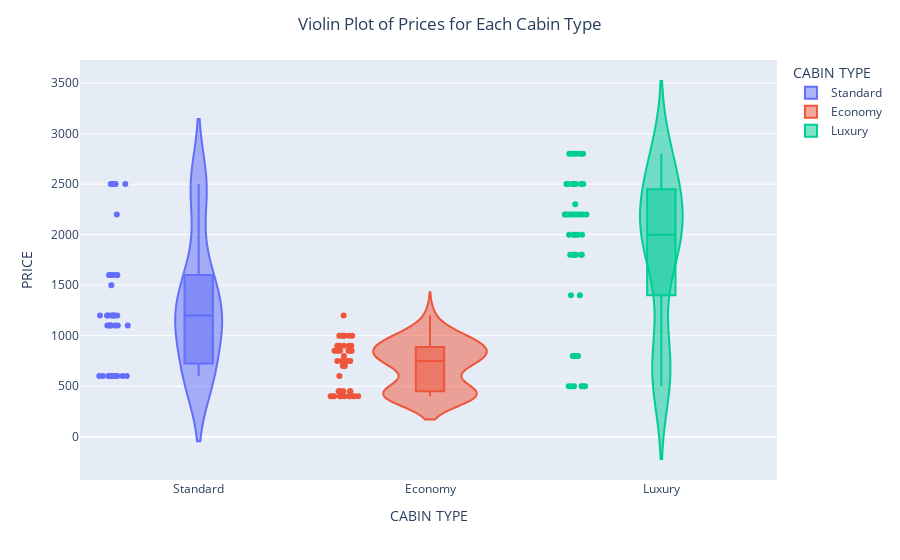

This figure's notebook cell:
### Code cell
# Violin plot using Plotly Express
fig = px.violin(df, x='CABIN TYPE', y='PRICE', box=True, points='all', color='CABIN TYPE', hover_data=df.columns)

# Set the title
fig.update_layout(title_text='Violin Plot of Prices for Each Cabin Type', title_x=0.5)

# Display the plot
fig.show()

#### Explanation:
#### - The code utilizes Plotly Express (px) to create a violin plot of 'PRICE' for each 'CABIN TYPE'.
#### - The 'box=True' parameter adds a box plot inside each violin.
#### - 'points='all'' adds individual data points to the plot.
#### - 'color='CABIN TYPE'' ensures each violin is colored based on the 'CABIN TYPE'.
#### - Hover information includes data from all columns in the DataFrame.
#### - The resulting plot is displayed using fig.show().

### Figure 1 — Plotly figure (JSON) as saved in the notebook; plotly's stock layout.template omitted (floating-point values rounded to 4 significant figures; data arrays with more than 128 entries replaced by an {"elided": "..."} marker saying what was removed)
{"data": [{"alignmentgroup": "True", "box": {"visible": true}, "customdata": {"elided": "39x12 mixed values"}, "hovertemplate": "CABIN TYPE=%{x}<br>PRICE=%{y}<br>FLIGHT ID=%{customdata[0]}<br>DATE=%{customdata[1]}<br>AIRLINE=%{customdata[2]}<br>SOURCE AIRPORT=%{customdata[3]}<br>DESTINATION AIRPORT=%{customdata[4]}<br>DURATION HOURS=%{customdata[5]}<br>SEAT PLACE=%{customdata[6]}<br>DAY OF WEEK=%{customdata[7]}<br>DISTANCE KM=%{customdata[8]}<br>THE NUMBER OF PASSENGERS=%{customdata[9]}<br>DELAY MINUTES=%{customdata[10]}<br>BAGGAGE FEE=%{customdata[11]}<extra></extra>", "legendgroup": "Standard", "marker": {"color": "#636efa"}, "name": "Standard", "offsetgroup": "Standard", "orientation": "v", "points": "all", "scalegroup": "True", "showlegend": true, "type": "violin", "x": ["Standard", "Standard", "Standard", "Standard", "Standard", "Standard", "Standard", "Standard", "Standard", "Standard", "Standard", "Standard", "Standard", "Standard", "Standard", "Standard", "Standard", "Standard", "Standard", "Standard", "Standard", "Standard", "Standard", "Standard", "Standard", "Standard", "Standard", "Standard", "Standard", "Standard", "Standard", "Standard", "Standard", "Standard", "Standard", "Standard", "Standard", "Standard", "Standard"], "x0": " ", "xaxis": "x", "y": [1200, 1500, 2200, 1200, 1100, 1100, 2500, 600, 1200, 1600, 600, 1100, 2500, 600, 1200, 1600, 600, 1100, 2500, 600, 1200, 1600, 600, 1100, 2500, 600, 1200, 1600, 1100, 2500, 600, 1200, 1600, 600, 1100, 2500, 600, 1200, 1600], "y0": " ", "yaxis": "y"}, {"alignmentgroup": "True", "box": {"visible": true}, "customdata": {"elided": "47x12 mixed values"}, "hovertemplate": "CABIN TYPE=%{x}<br>PRICE=%{y}<br>FLIGHT ID=%{customdata[0]}<br>DATE=%{customdata[1]}<br>AIRLINE=%{customdata[2]}<br>SOURCE AIRPORT=%{customdata[3]}<br>DESTINATION AIRPORT=%{customdata[4]}<br>DURATION HOURS=%{customdata[5]}<br>SEAT PLACE=%{customdata[6]}<br>DAY OF WEEK=%{customdata[7]}<br>DISTANCE KM=%{customdata[8]}<br>THE NUMBER OF PASSENGERS=%{customdata[9]}<br>DELAY MINUTES=%{customdata[10]}<br>BAGGAGE FEE=%{customdata[11]}<extra></extra>", "legendgroup": "Economy", "marker": {"color": "#EF553B"}, "name": "Economy", "offsetgroup": "Economy", "orientation": "v", "points": "all", "scalegroup": "True", "showlegend": true, "type": "violin", "x": ["Economy", "Economy", "Economy", "Economy", "Economy", "Economy", "Economy", "Economy", "Economy", "Economy", "Economy", "Economy", "Economy", "Economy", "Economy", "Economy", "Economy", "Economy", "Economy", "Economy", "Economy", "Economy", "Economy", "Economy", "Economy", "Economy", "Economy", "Economy", "Economy", "Economy", "Economy", "Economy", "Economy", "Economy", "Economy", "Economy", "Economy", "Economy", "Economy", "Economy", "Economy", "Economy", "Economy", "Economy", "Economy", "Economy", "Economy"], "x0": " ", "xaxis": "x", "y": [800, 600, 1000, 750, 700, 850, 700, 1200, 400, 750, 450, 850, 1000, 400, 400, 900, 750, 450, 850, 1000, 400, 400, 900, 750, 450, 850, 1000, 400, 400, 900, 750, 450, 850, 1000, 400, 400, 900, 750, 450, 850, 1000, 400, 400, 900, 750, 450, 850], "y0": " ", "yaxis": "y"}, {"alignmentgroup": "True", "box": {"visible": true}, "customdata": {"elided": "51x12 mixed values"}, "hovertemplate": "CABIN TYPE=%{x}<br>PRICE=%{y}<br>FLIGHT ID=%{customdata[0]}<br>DATE=%{customdata[1]}<br>AIRLINE=%{customdata[2]}<br>SOURCE AIRPORT=%{customdata[3]}<br>DESTINATION AIRPORT=%{customdata[4]}<br>DURATION HOURS=%{customdata[5]}<br>SEAT PLACE=%{customdata[6]}<br>DAY OF WEEK=%{customdata[7]}<br>DISTANCE KM=%{customdata[8]}<br>THE NUMBER OF PASSENGERS=%{customdata[9]}<br>DELAY MINUTES=%{customdata[10]}<br>BAGGAGE FEE=%{customdata[11]}<extra></extra>", "legendgroup": "Luxury", "marker": {"color": "#00cc96"}, "name": "Luxury", "offsetgroup": "Luxury", "orientation": "v", "points": "all", "scalegroup": "True", "showlegend": true, "type": "violin", "x": ["Luxury", "Luxury", "Luxury", "Luxury", "Luxury", "Luxury", "Luxury", "Luxury", "Luxury", "Luxury", "Luxury", "Luxury", "Luxury", "Luxury", "Luxury", "Luxury", "Luxury", "Luxury", "Luxury", "Luxury", "Luxury", "Luxury", "Luxury", "Luxury", "Luxury", "Luxury", "Luxury", "Luxury", "Luxury", "Luxury", "Luxury", "Luxury", "Luxury", "Luxury", "Luxury", "Luxury", "Luxury", "Luxury", "Luxury", "Luxury", "Luxury", "Luxury", "Luxury", "Luxury", "Luxury", "Luxury", "Luxury", "Luxury", "Luxury", "Luxury", "Luxury"], "x0": " ", "xaxis": "x", "y": [2500, 1800, 2800, 2500, 2000, 2300, 1400, 1400, 800, 2800, 500, 2200, 1800, 2000, 2200, 2500, 800, 2800, 500, 1800, 2000, 2200, 2500, 800, 2800, 500, 2200, 1800, 2000, 2200, 2500, 800, 2800, 500, 2200, 1800, 2000, 2200, 2500, 800, 2800, 500, 2200, 1800, 2000, 2200, 2500, 800, 500, 2200, 1800], "y0": " ", "yaxis": "y"}], "layout": {"legend": {"title": {"text": "CABIN TYPE"}, "tracegroupgap": 0}, "margin": {"t": 60}, "title": {"text": "Violin Plot of Prices for Each Cabin Type", "x": 0.5}, "violinmode": "overlay", "xaxis": {"anchor": "y", "categoryarray": ["Standard", "Economy", "Luxury"], "categoryorder": "array", "domain": [0, 1], "title": {"text": "CABIN TYPE"}}, "yaxis": {"anchor": "x", "domain": [0, 1], "title": {"text": "PRICE"}}}}
